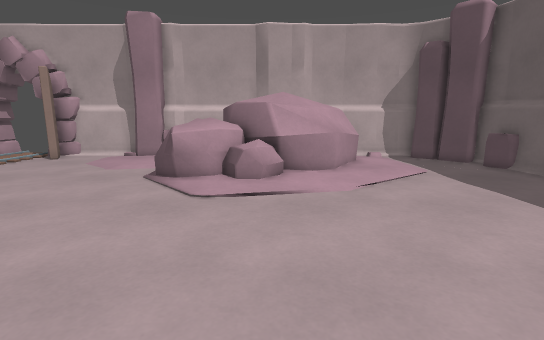
view 1 (above)

19 first-person views from a walk through a level from a Godot 3-D game. The camera is 1.2 m above the floor, tilts 10° down and sees 85° across. The floor is counted in squares, 0.5 m on a side. Each view is taken from the middle of a square. On the plan, view 1 faces up. The plan holds only what a view shows up to about 19 squares ahead; the rest is blank.

view 2
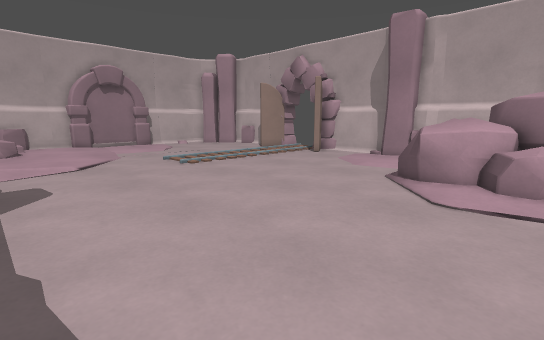

view 3
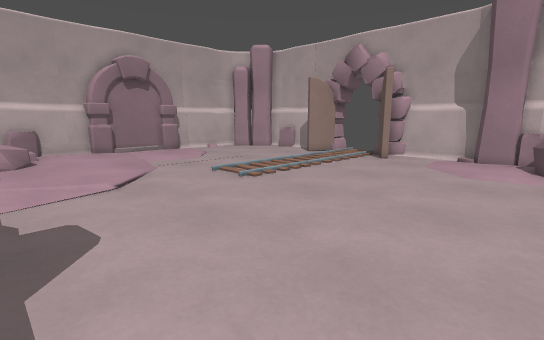

view 4
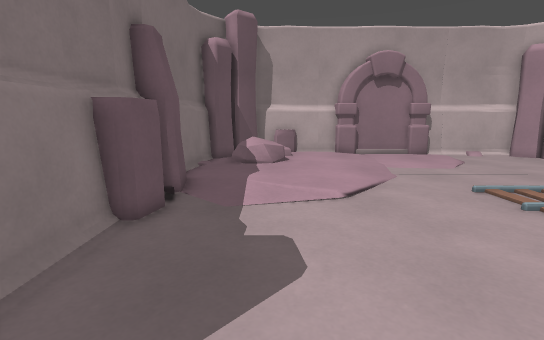

view 5
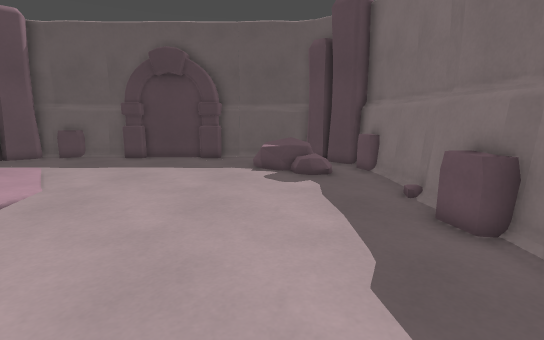

view 6
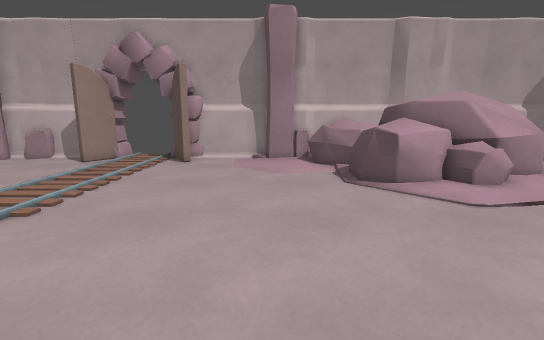

view 7
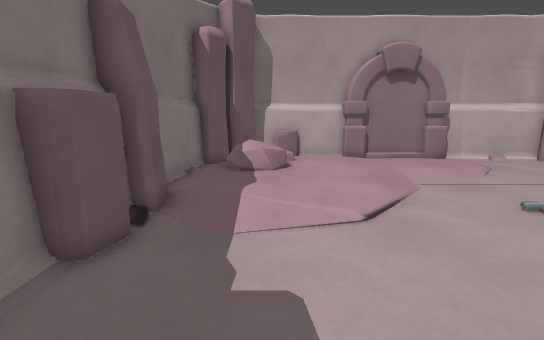

view 8
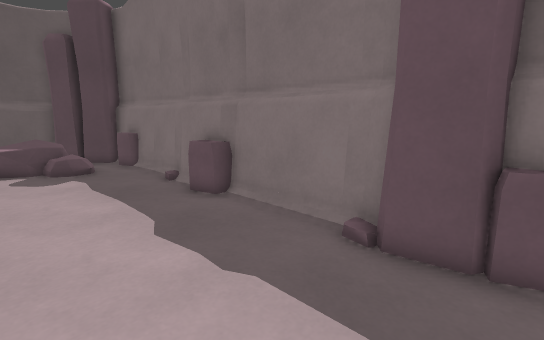

view 9
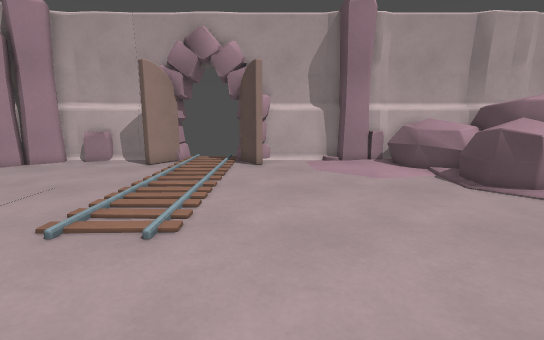

view 10
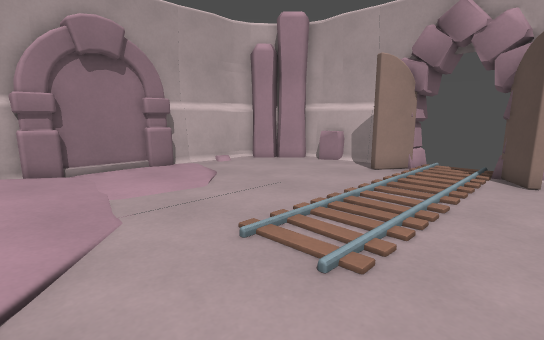

view 11
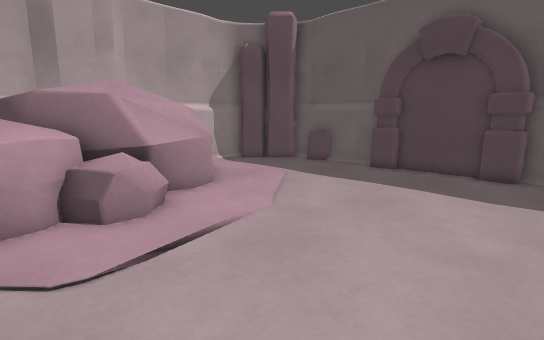

view 12
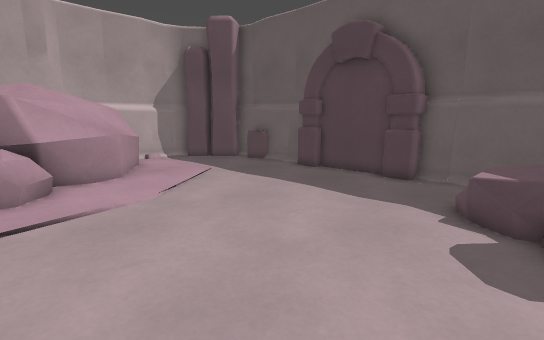

view 13
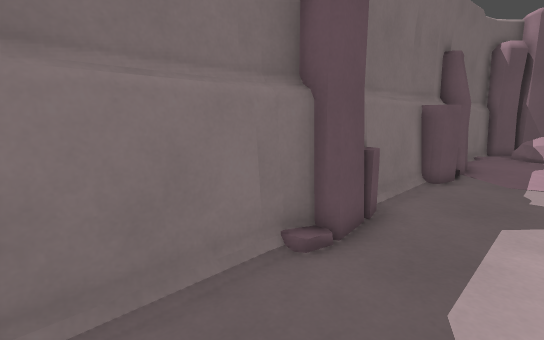

view 14
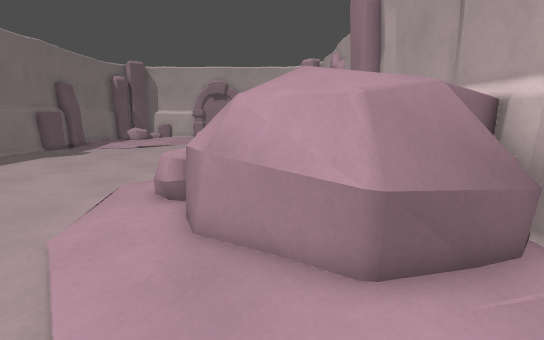

view 15
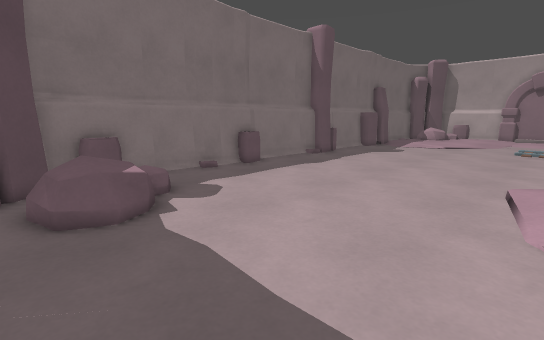

view 16
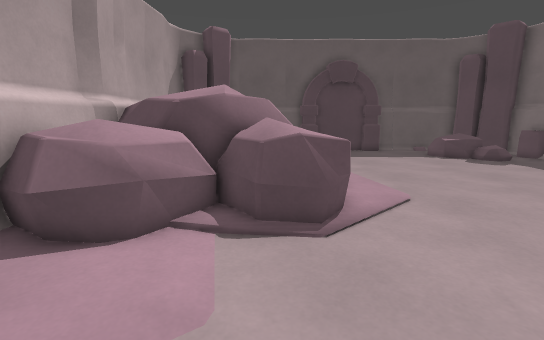

view 17
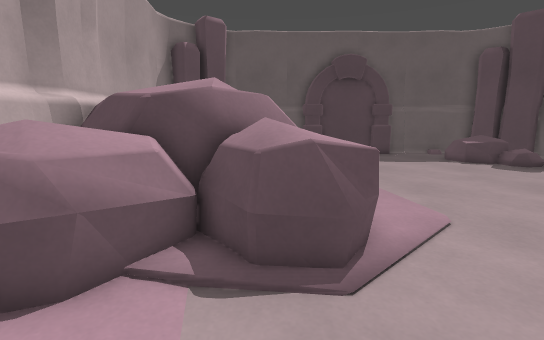

view 18
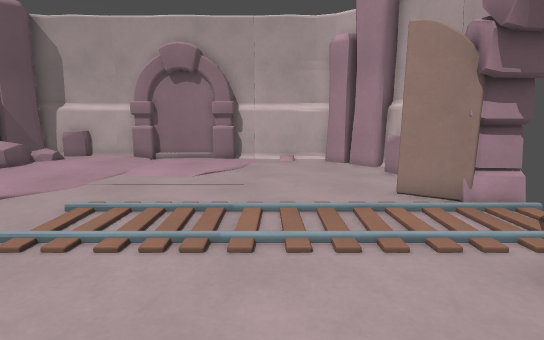

view 19
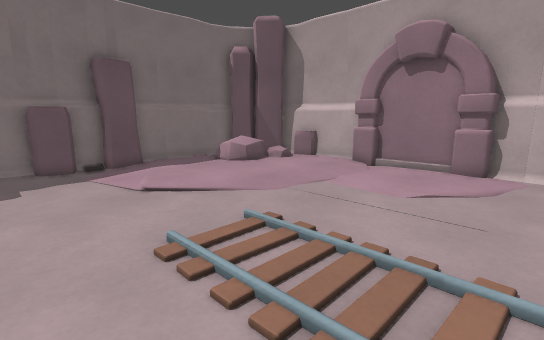

### Floor plan
Key: @ floor where view 1 was taken; # wall or solid block; x gap in a wall; . main floor; : floor 0.25 m higher than the main floor; + floor 0.5 m higher than the main floor; = window, fence, low wall or low ledge; ^ raised ledge; R rock; O other object.
Columns run from 26 left of view 1 to 11 right of it. Each row starts with its distance up from view 1.
 20         ##
 19   ########..#####################
 18  ###==..##..##....###RR  RR RRR  ####
 17 ###.....#....#......O   RR  RRR....##
 16 ##...................   RRR RRR.....##
 15 #.....................RRRRRRRRR......#
 14 #.....................==RRRRRRR......#
 13 #....................=^^^RRRRR.......#
 12 #....................=^^^^RRR........#
 11 #.....................=^x^^..........#
 10 #....................................#
  9 #....................................#
  8 #....................................#
  7 #....................................#
  6 #....................................#
  5 #....................................#
  4 #::::................................#
  3 #:::::...............................#
  2 #.::::...........................O O.#
  1 #    ::.........................:RRR.#
  0 ## RR::...................@.....+R .##
 -1  ##::............................. ##
 -2  ##.....#####....=##.....===....==##
 -3   ######## ########################

Where each view was taken, in squares from view 1:
view 1: 0 up, 0 right, facing up
view 2: 0 up, 0 right, facing up-left
view 3: 0 up, 5 left, facing up-left
view 4: 1 up, 7 left, facing left
view 5: 2 up, 7 left, facing right
view 6: 1 up, 8 left, facing up
view 7: 1 up, 9 left, facing left
view 8: 3 up, 9 left, facing down-right
view 9: 2 up, 12 left, facing up
view 10: 4 up, 12 left, facing up-left
view 11: 4 up, 3 left, facing up-right
view 12: 1 up, 1 left, facing up-right
view 13: 1 up, 2 left, facing down-left
view 14: 14 up, 8 right, facing left
view 15: 10 up, 10 right, facing down-left
view 16: 13 up, 11 left, facing right
view 17: 13 up, 9 left, facing right
view 18: 13 up, 9 left, facing left
view 19: 13 up, 12 left, facing down-left
